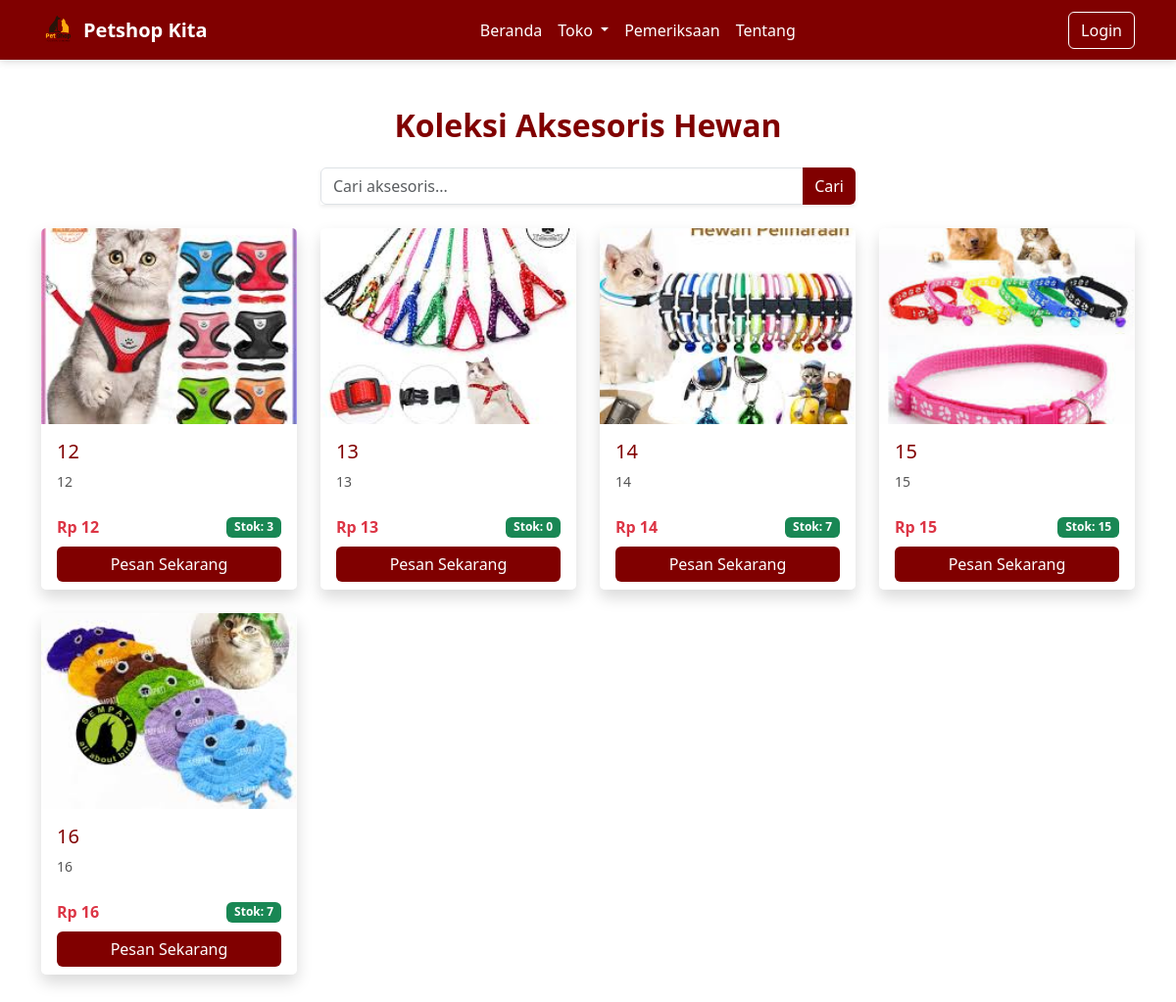
The page /template/aksesoris.php on the database its author committed.
### tables this page shows
CREATE TABLE `aksesoris_212238` (
  `id_212238` varchar(36) NOT NULL,
  `nama_aksesoris_212238` varchar(100) DEFAULT NULL,
  `harga_212238` int(11) DEFAULT NULL,
  `stok_212238` int(11) DEFAULT NULL,
  `foto_212238` varchar(100) DEFAULT NULL,
  `deskripsi_212238` text NOT NULL,
  `gambar_212238` varchar(255) NOT NULL
);

### template/aksesoris.php (the view, shortened to what this page needs)
<?php
include "../config/koneksi.php";
include "header.php";
$search = isset($_GET['search']) ? trim($_GET['search']) : '';
$query = "SELECT * FROM aksesoris_212238";
$query .= " ORDER BY nama_aksesoris_212238 ASC";
$result = $koneksi->query($query);
?>
<div class="container py-5" id="aksesoris">
  <h2 class="text-center mb-4 text-maroon fw-bold">Koleksi Aksesoris Hewan</h2>
  <form method="get" class="mb-4">
    <div class="row justify-content-center">
      <div class="col-md-6">
        <div class="input-group shadow-sm">
          <input type="text" name="search" class="form-control" placeholder="Cari aksesoris..." value="<?= htmlspecialchars($search) ?>">
          <button class="btn btn-maroon" type="submit">Cari</button>
        </div>
      </div>
    </div>
  </form>
  <div class="row g-4">
    <?php if ($result->num_rows > 0): ?>
      <?php while ($data = $result->fetch_assoc()): ?>
        <div class="col-sm-6 col-md-4 col-lg-3">
          <div class="card border-0 shadow h-100 product-card">
            <img src="../assets/aksesoris/<?= htmlspecialchars($data['gambar_212238']) ?>"
                 class="card-img-top"
                 alt="<?= htmlspecialchars($data['nama_aksesoris_212238']) ?>"
                 style="height: 200px; object-fit: cover;">
            <div class="card-body">
              <h5 class="card-title text-maroon"><?= htmlspecialchars($data['nama_aksesoris_212238']) ?></h5>
              <p class="card-text" style="font-size:14px;color:#555;">
                <?= nl2br(htmlspecialchars($data['deskripsi_212238'])) ?>
              </p>
            </div>
            <div class="card-footer bg-white border-0">
              <div class="d-flex justify-content-between align-items-center mb-2">
                <span class="fw-bold text-danger">Rp <?= number_format($data['harga_212238'],0,',','.') ?></span>
                <span class="badge bg-success">Stok: <?= $data['stok_212238'] ?></span>
              </div>
              <button type="button" class="btn btn-maroon w-100" onclick="showLoginPopup()">
                Pesan Sekarang
              </button>
            </div>
          </div>
        </div>
      <?php endwhile; ?>
    <?php else: ?>
      <div class="col-12">
        <div class="alert alert-warning text-center">Tidak ada data aksesoris ditemukan.</div>
      </div>
    <?php endif; ?>
  </div>
</div>

### template/header.php (style rules this page uses)
body { font-family: 'Segoe UI', sans-serif; background-color: #fff; }

### template/aksesoris.php (style rules this page uses)
.text-maroon { color: #800000; }
.btn-maroon { background-color: #800000; color: #fff; border: none; }
.product-card { transition: transform 0.3s ease; }

### rows shown on the page
aksesoris_212238: gambar_212238 (picture), nama_aksesoris_212238 "12", deskripsi_212238 "12", harga_212238 "12", stok_212238 "3"
aksesoris_212238: gambar_212238 (picture), nama_aksesoris_212238 "13", deskripsi_212238 "13", harga_212238 "13", stok_212238 "0"
aksesoris_212238: gambar_212238 (picture), nama_aksesoris_212238 "14", deskripsi_212238 "14", harga_212238 "14", stok_212238 "7"
aksesoris_212238: gambar_212238 (picture), nama_aksesoris_212238 "15", deskripsi_212238 "15", harga_212238 "15", stok_212238 "15"
aksesoris_212238: gambar_212238 (picture), nama_aksesoris_212238 "16", deskripsi_212238 "16", harga_212238 "16", stok_212238 "7"
